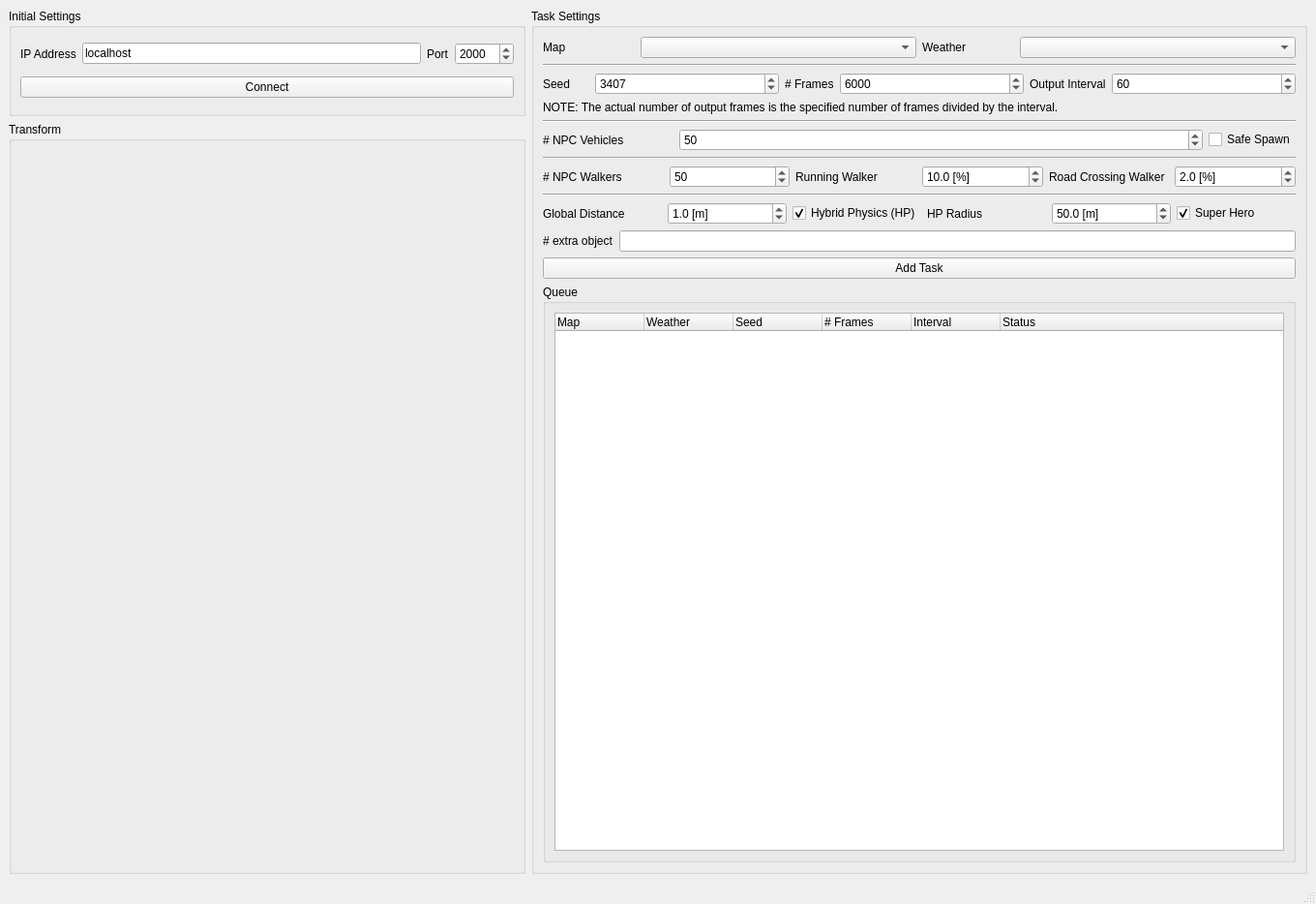
<?xml version="1.0" encoding="UTF-8"?>
<ui version="4.0">
 <class>MainWindow</class>
 <widget class="QMainWindow" name="MainWindow">
  <property name="geometry">
   <rect>
    <x>0</x>
    <y>0</y>
    <width>1360</width>
    <height>934</height>
   </rect>
  </property>
  <property name="windowTitle">
   <string>carla2hdf5_v2</string>
  </property>
  <widget class="QWidget" name="centralwidget">
   <layout class="QVBoxLayout" name="verticalLayout_2">
    <item>
     <layout class="QGridLayout" name="main_gridLayout" rowstretch="1,7" columnstretch="4,6">
      <item row="0" column="0">
       <widget class="QGroupBox" name="init_groupBox">
        <property name="title">
         <string>Initial Settings</string>
        </property>
        <property name="flat">
         <bool>false</bool>
        </property>
        <property name="checkable">
         <bool>false</bool>
        </property>
        <layout class="QVBoxLayout" name="verticalLayout">
         <item>
          <layout class="QHBoxLayout" name="init_horizontalLayout">
           <item>
            <widget class="QLabel" name="ip_address_label">
             <property name="text">
              <string>IP Address</string>
             </property>
            </widget>
           </item>
           <item>
            <widget class="QLineEdit" name="ip_address_lineEdit">
             <property name="text">
              <string>localhost</string>
             </property>
            </widget>
           </item>
           <item>
            <widget class="QLabel" name="port_label">
             <property name="text">
              <string>Port</string>
             </property>
            </widget>
           </item>
           <item>
            <widget class="QSpinBox" name="port_spinBox">
             <property name="minimum">
              <number>1</number>
             </property>
             <property name="maximum">
              <number>65535</number>
             </property>
             <property name="value">
              <number>2000</number>
             </property>
            </widget>
           </item>
          </layout>
         </item>
         <item>
          <widget class="QPushButton" name="connect_pushButton">
           <property name="cursor">
            <cursorShape>PointingHandCursor</cursorShape>
           </property>
           <property name="text">
            <string>Connect</string>
           </property>
           <property name="shortcut">
            <string>Ctrl+Shift+C</string>
           </property>
          </widget>
         </item>
        </layout>
       </widget>
      </item>
      <item row="1" column="0">
       <widget class="QGroupBox" name="tf_groupBox">
        <property name="title">
         <string>Transform</string>
        </property>
        <layout class="QVBoxLayout" name="verticalLayout_3">
         <item>
          <layout class="QVBoxLayout" name="tf_verticalLayout"/>
         </item>
        </layout>
       </widget>
      </item>
      <item row="0" column="1" rowspan="2">
       <widget class="QGroupBox" name="main_settings_groupBox">
        <property name="title">
         <string>Task Settings</string>
        </property>
        <layout class="QVBoxLayout" name="verticalLayout_4">
         <item>
          <layout class="QHBoxLayout" name="settings_1_horizontalLayout" stretch="1,3,1,3">
           <item>
            <widget class="QLabel" name="map_label">
             <property name="text">
              <string>Map</string>
             </property>
            </widget>
           </item>
           <item>
            <widget class="QComboBox" name="map_comboBox">
             <property name="cursor">
              <cursorShape>PointingHandCursor</cursorShape>
             </property>
            </widget>
           </item>
           <item>
            <widget class="QLabel" name="weather_label">
             <property name="text">
              <string>Weather</string>
             </property>
            </widget>
           </item>
           <item>
            <widget class="QComboBox" name="weather_comboBox">
             <property name="cursor">
              <cursorShape>PointingHandCursor</cursorShape>
             </property>
            </widget>
           </item>
          </layout>
         </item>
         <item>
          <widget class="Line" name="line">
           <property name="orientation">
            <enum>Qt::Horizontal</enum>
           </property>
          </widget>
         </item>
         <item>
          <layout class="QHBoxLayout" name="settings_2_horizontalLayout" stretch="1,4,1,4,1,4">
           <item>
            <widget class="QLabel" name="seed_label">
             <property name="text">
              <string>Seed</string>
             </property>
            </widget>
           </item>
           <item>
            <widget class="QSpinBox" name="seed_spinBox">
             <property name="cursor">
              <cursorShape>IBeamCursor</cursorShape>
             </property>
             <property name="maximum">
              <number>429496729</number>
             </property>
             <property name="value">
              <number>3407</number>
             </property>
            </widget>
           </item>
           <item>
            <widget class="QLabel" name="num_frames_label">
             <property name="text">
              <string># Frames</string>
             </property>
            </widget>
           </item>
           <item>
            <widget class="QSpinBox" name="num_frames_spinBox">
             <property name="suffix">
              <string/>
             </property>
             <property name="minimum">
              <number>1</number>
             </property>
             <property name="maximum">
              <number>429496729</number>
             </property>
             <property name="singleStep">
              <number>100</number>
             </property>
             <property name="value">
              <number>6000</number>
             </property>
            </widget>
           </item>
           <item>
            <widget class="QLabel" name="output_interval_label">
             <property name="text">
              <string>Output Interval</string>
             </property>
            </widget>
           </item>
           <item>
            <widget class="QSpinBox" name="output_interval_spinBox">
             <property name="toolTip">
              <string>この間隔でサンプリングします</string>
             </property>
             <property name="minimum">
              <number>1</number>
             </property>
             <property name="maximum">
              <number>429496729</number>
             </property>
             <property name="value">
              <number>60</number>
             </property>
            </widget>
           </item>
          </layout>
         </item>
         <item>
          <layout class="QHBoxLayout" name="note_horizontalLayout">
           <item>
            <widget class="QLabel" name="note_label">
             <property name="text">
              <string>NOTE: The actual number of output frames is the specified number of frames divided by the interval.</string>
             </property>
            </widget>
           </item>
          </layout>
         </item>
         <item>
          <widget class="Line" name="line_2">
           <property name="orientation">
            <enum>Qt::Horizontal</enum>
           </property>
          </widget>
         </item>
         <item>
          <layout class="QHBoxLayout" name="settings_3_horizontalLayout" stretch="1,4,0">
           <item>
            <widget class="QLabel" name="num_npc_vehicles_label">
             <property name="text">
              <string># NPC Vehicles</string>
             </property>
            </widget>
           </item>
           <item>
            <widget class="QSpinBox" name="num_npc_vehicles_spinBox">
             <property name="maximum">
              <number>429496729</number>
             </property>
             <property name="value">
              <number>50</number>
             </property>
            </widget>
           </item>
           <item>
            <widget class="QCheckBox" name="safe_spawn_checkBox">
             <property name="cursor">
              <cursorShape>PointingHandCursor</cursorShape>
             </property>
             <property name="text">
              <string>Safe Spawn</string>
             </property>
             <property name="autoRepeat">
              <bool>false</bool>
             </property>
             <property name="tristate">
              <bool>false</bool>
             </property>
            </widget>
           </item>
          </layout>
         </item>
         <item>
          <widget class="Line" name="line_3">
           <property name="orientation">
            <enum>Qt::Horizontal</enum>
           </property>
          </widget>
         </item>
         <item>
          <layout class="QHBoxLayout" name="settings_4_horizontalLayout" stretch="0,0,0,0,0,0">
           <item>
            <widget class="QLabel" name="num_npc_walkers_label">
             <property name="text">
              <string># NPC Walkers</string>
             </property>
            </widget>
           </item>
           <item>
            <widget class="QSpinBox" name="num_npc_walkers_spinBox">
             <property name="maximum">
              <number>1000</number>
             </property>
             <property name="value">
              <number>50</number>
             </property>
            </widget>
           </item>
           <item>
            <widget class="QLabel" name="running_walker_label">
             <property name="text">
              <string>Running Walker</string>
             </property>
            </widget>
           </item>
           <item>
            <widget class="QDoubleSpinBox" name="running_walker_doubleSpinBox">
             <property name="suffix">
              <string> [%]</string>
             </property>
             <property name="decimals">
              <number>1</number>
             </property>
             <property name="value">
              <double>10.000000000000000</double>
             </property>
            </widget>
           </item>
           <item>
            <widget class="QLabel" name="road_crossing_walker_label">
             <property name="text">
              <string>Road Crossing Walker</string>
             </property>
            </widget>
           </item>
           <item>
            <widget class="QDoubleSpinBox" name="road_crossing_walker_doubleSpinBox">
             <property name="suffix">
              <string> [%]</string>
             </property>
             <property name="decimals">
              <number>1</number>
             </property>
             <property name="value">
              <double>2.000000000000000</double>
             </property>
            </widget>
           </item>
          </layout>
         </item>
         <item>
          <widget class="Line" name="line_4">
           <property name="orientation">
            <enum>Qt::Horizontal</enum>
           </property>
          </widget>
         </item>
         <item>
          <layout class="QHBoxLayout" name="settings_5_horizontalLayout">
           <item>
            <widget class="QLabel" name="global_distance_label">
             <property name="text">
              <string>Global Distance</string>
             </property>
            </widget>
           </item>
           <item>
            <widget class="QDoubleSpinBox" name="global_distance_doubleSpinBox">
             <property name="toolTip">
              <string>車両間の間隔を設定します</string>
             </property>
             <property name="suffix">
              <string> [m]</string>
             </property>
             <property name="decimals">
              <number>1</number>
             </property>
             <property name="value">
              <double>1.000000000000000</double>
             </property>
            </widget>
           </item>
           <item>
            <widget class="QCheckBox" name="hybrid_physics_checkBox">
             <property name="cursor">
              <cursorShape>PointingHandCursor</cursorShape>
             </property>
             <property name="text">
              <string>Hybrid Physics (HP)</string>
             </property>
             <property name="checked">
              <bool>true</bool>
             </property>
            </widget>
           </item>
           <item>
            <widget class="QLabel" name="hybrid_physics_radius_label">
             <property name="text">
              <string>HP Radius</string>
             </property>
            </widget>
           </item>
           <item>
            <widget class="QDoubleSpinBox" name="hybrid_physics_radius_doubleSpinBox">
             <property name="suffix">
              <string> [m]</string>
             </property>
             <property name="decimals">
              <number>1</number>
             </property>
             <property name="maximum">
              <double>65535.000000000000000</double>
             </property>
             <property name="value">
              <double>50.000000000000000</double>
             </property>
            </widget>
           </item>
           <item>
            <widget class="QCheckBox" name="super_hero_checkBox">
             <property name="cursor">
              <cursorShape>PointingHandCursor</cursorShape>
             </property>
             <property name="toolTip">
              <string>オンにすると</string>
             </property>
             <property name="text">
              <string>Super Hero</string>
             </property>
             <property name="checked">
              <bool>true</bool>
             </property>
            </widget>
           </item>
          </layout>
         </item>
         <item>
          <layout class="QHBoxLayout" name="horizontalLayout">
           <item>
            <widget class="QLabel" name="extra_object_label">
             <property name="text">
              <string># extra object</string>
             </property>
            </widget>
           </item>
           <item>
            <widget class="QLineEdit" name="extra_object_lineEdit"/>
           </item>
          </layout>
         </item>
         <item>
          <widget class="QPushButton" name="add_queue_pushButton">
           <property name="sizePolicy">
            <sizepolicy hsizetype="Minimum" vsizetype="Preferred">
             <horstretch>0</horstretch>
             <verstretch>0</verstretch>
            </sizepolicy>
           </property>
           <property name="cursor">
            <cursorShape>PointingHandCursor</cursorShape>
           </property>
           <property name="text">
            <string>Add Task</string>
           </property>
           <property name="shortcut">
            <string>Ctrl+Shift+E</string>
           </property>
          </widget>
         </item>
         <item>
          <widget class="QGroupBox" name="queue_groupBox">
           <property name="title">
            <string>Queue</string>
           </property>
           <layout class="QVBoxLayout" name="verticalLayout_5">
            <item>
             <widget class="QTreeWidget" name="queue_treeWidget">
              <property name="columnCount">
               <number>6</number>
              </property>
              <attribute name="headerVisible">
               <bool>true</bool>
              </attribute>
              <attribute name="headerCascadingSectionResizes">
               <bool>false</bool>
              </attribute>
              <attribute name="headerDefaultSectionSize">
               <number>92</number>
              </attribute>
              <attribute name="headerHighlightSections">
               <bool>false</bool>
              </attribute>
              <attribute name="headerShowSortIndicator" stdset="0">
               <bool>false</bool>
              </attribute>
              <attribute name="headerStretchLastSection">
               <bool>true</bool>
              </attribute>
              <column>
               <property name="text">
                <string>Map</string>
               </property>
              </column>
              <column>
               <property name="text">
                <string>Weather</string>
               </property>
              </column>
              <column>
               <property name="text">
                <string>Seed</string>
               </property>
              </column>
              <column>
               <property name="text">
                <string># Frames</string>
               </property>
              </column>
              <column>
               <property name="text">
                <string>Interval</string>
               </property>
              </column>
              <column>
               <property name="text">
                <string>Status</string>
               </property>
              </column>
             </widget>
            </item>
           </layout>
          </widget>
         </item>
        </layout>
       </widget>
      </item>
     </layout>
    </item>
   </layout>
  </widget>
  <widget class="QMenuBar" name="menubar">
   <property name="geometry">
    <rect>
     <x>0</x>
     <y>0</y>
     <width>1360</width>
     <height>28</height>
    </rect>
   </property>
  </widget>
  <widget class="QStatusBar" name="statusbar"/>
 </widget>
 <resources/>
 <connections/>
</ui>
